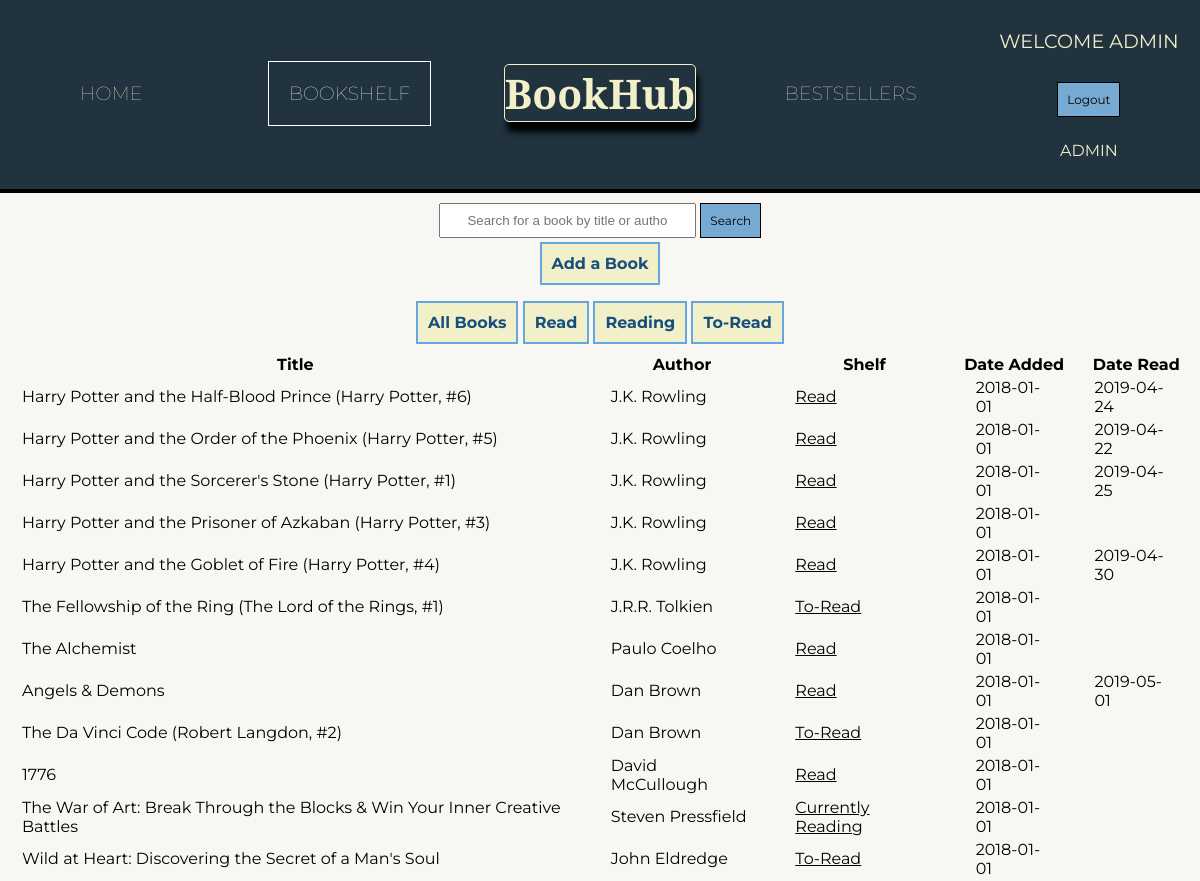
The page /bookshelf.php (signed in) on the database its author committed.
### tables this page shows
CREATE TABLE `books` (
  `book_id` int(11) unsigned NOT NULL AUTO_INCREMENT,
  `isbn` int(20) NOT NULL,
  `title` varchar(100) NOT NULL DEFAULT '',
  `author` int(11) unsigned NOT NULL,
  PRIMARY KEY (`book_id`),
  KEY `author` (`author`),
  CONSTRAINT `books_ibfk_1` FOREIGN KEY (`author`) REFERENCES `authors` (`author_id`)
);

CREATE TABLE `authors` (
  `author_id` int(11) unsigned NOT NULL AUTO_INCREMENT,
  `authorFirst` varchar(20) NOT NULL DEFAULT '',
  `authorLast` varchar(20) NOT NULL DEFAULT '',
  PRIMARY KEY (`author_id`)
);

CREATE TABLE `status` (
  `stat_id` int(11) unsigned NOT NULL AUTO_INCREMENT,
  `user_id` int(11) unsigned NOT NULL,
  `book_id` int(11) unsigned NOT NULL,
  `stat` int(1) NOT NULL,
  `dateAdded` date DEFAULT NULL,
  `dateFinished` date DEFAULT NULL,
  PRIMARY KEY (`stat_id`),
  KEY `book_id` (`book_id`),
  KEY `user_id` (`user_id`),
  CONSTRAINT `status_ibfk_1` FOREIGN KEY (`book_id`) REFERENCES `books` (`book_id`),
  CONSTRAINT `status_ibfk_2` FOREIGN KEY (`user_id`) REFERENCES `users` (`id`)
);

### booklist.php (the view, shortened to what this page needs)
<?php
$id = $_SESSION['id'];
$db = new Db();
$connect = $db->connect();
$stmt = $connect->prepare(
'SELECT books.book_id ,books.title, authors.authorFirst, authors.authorLast, status.stat, status.dateAdded, status.dateFinished
from books INNER JOIN status on status.book_id = books.book_id
INNER JOIN authors on authors.author_id = books.author
WHERE status.user_id = ?;');
$stmt->bind_param('i', $id);
$stmt->execute();
$stmt->store_result();
$stmt->bind_result($bookId, $title, $authorFirst, $authorLast, $status, $dateAdded, $dateRead);
?>
<div class="body-three">
  <div id="bookLink">
    <a href="#">Add a Book</a>
  </div>
<?
echo('<div class="sort"><a href="#" class="allbooks">All Books</a>
      <a href="#" class="read">Read</a>
      <a href="#" class="reading">Reading</a>
      <a href="#" class="toread">To-Read</a></div>');
echo('<table><tr>
      <th>Title</th>
      <th>Author</th>
      <th>Shelf</th>
      <th>Date Added</th>
      <th>Date Read</th>
      </tr>');
while($stmt->fetch()){
  $authorName = $authorFirst." ".$authorLast;
  if($status == 1){
    $shelf = 'Read';
  }elseif($status == 2){
    $shelf = 'Currently Reading';
  }elseif($status == 3){
    $shelf = 'To-Read';
  }
  printf("
            <tr>
              <td>%s</td>
              <td>%s</td>
              <td class='shelf'>%s</td>
              <td>%s</td>
              <td>%s</td>
              <td hidden class='bookId'>%s</td>
            </tr>
          ",
           $title, $authorName, $shelf, $dateAdded, $dateRead, $bookId);
}
echo('</table></div>');
?>

### css/styles.css (style rules this page uses)
.body-three { align-items: center; grid-row: 2; width: auto; }
.body-three table { margin: auto; }
#bookLink { text-align: center; margin-bottom: 30px; }
#bookLink a { border: 2px solid rgb(100, 167, 223); background-color: #F2F0C9; color: rgb(22, 79, 126); font-weight: bold; padding: 10px; text-decoration: none; }
.sort { text-align: center; margin-bottom: 20px; margin-top: 40px; }
.sort a { border: 2px solid rgb(100, 167, 223); background-color: #F2F0C9; color: rgb(22, 79, 126); font-weight: bold; padding: 10px; text-decoration: none; }
td { padding-left: 20px; padding-right: 20px; }
.shelf { text-decoration: underline; }

### rows shown on the page
books: title "Harry Potter and the Half-Blood Prince (Harry Potter, #6)", author.authorLast "J.K. Rowling", status.stat "Read", status.dateAdded "2018-01-01", status.dateFinished "2019-04-24"
books: title "Harry Potter and the Order of the Phoenix (Harry Potter, #5)", author.authorLast "J.K. Rowling", status.stat "Read", status.dateAdded "2018-01-01", status.dateFinished "2019-04-22"
books: title "Harry Potter and the Sorcerer's Stone (Harry Potter, #1)", author.authorLast "J.K. Rowling", status.stat "Read", status.dateAdded "2018-01-01", status.dateFinished "2019-04-25"
books: title "Harry Potter and the Prisoner of Azkaban (Harry Potter, #3)", author.authorLast "J.K. Rowling", status.stat "Read", status.dateAdded "2018-01-01"
books: title "Harry Potter and the Goblet of Fire (Harry Potter, #4)", author.authorLast "J.K. Rowling", status.stat "Read", status.dateAdded "2018-01-01", status.dateFinished "2019-04-30"
books: title "The Fellowship of the Ring (The Lord of the Rings, #1)", author.authorLast "J.R.R. Tolkien", status.stat "To-Read", status.dateAdded "2018-01-01"
books: title "The Alchemist", author.authorLast "Paulo Coelho", status.stat "Read", status.dateAdded "2018-01-01"
books: title "Angels & Demons", author.authorLast "Dan Brown", status.stat "Read", status.dateAdded "2018-01-01", status.dateFinished "2019-05-01"
books: title "The Da Vinci Code (Robert Langdon, #2)", author.authorLast "Dan Brown", status.stat "To-Read", status.dateAdded "2018-01-01"
books: title "1776", author.authorLast "David McCullough", status.stat "Read", status.dateAdded "2018-01-01"
books: title "The War of Art: Break Through the Blocks & Win Your Inner Creative Battles", author.authorLast "Steven Pressfield", status.stat "Currently Reading", status.dateAdded "2018-01-01"
books: title "Wild at Heart: Discovering the Secret of a Man's Soul", author.authorLast "John Eldredge", status.stat "To-Read", status.dateAdded "2018-01-01"

### other values the page prints
$_SESSION['name'] "ADMIN"
